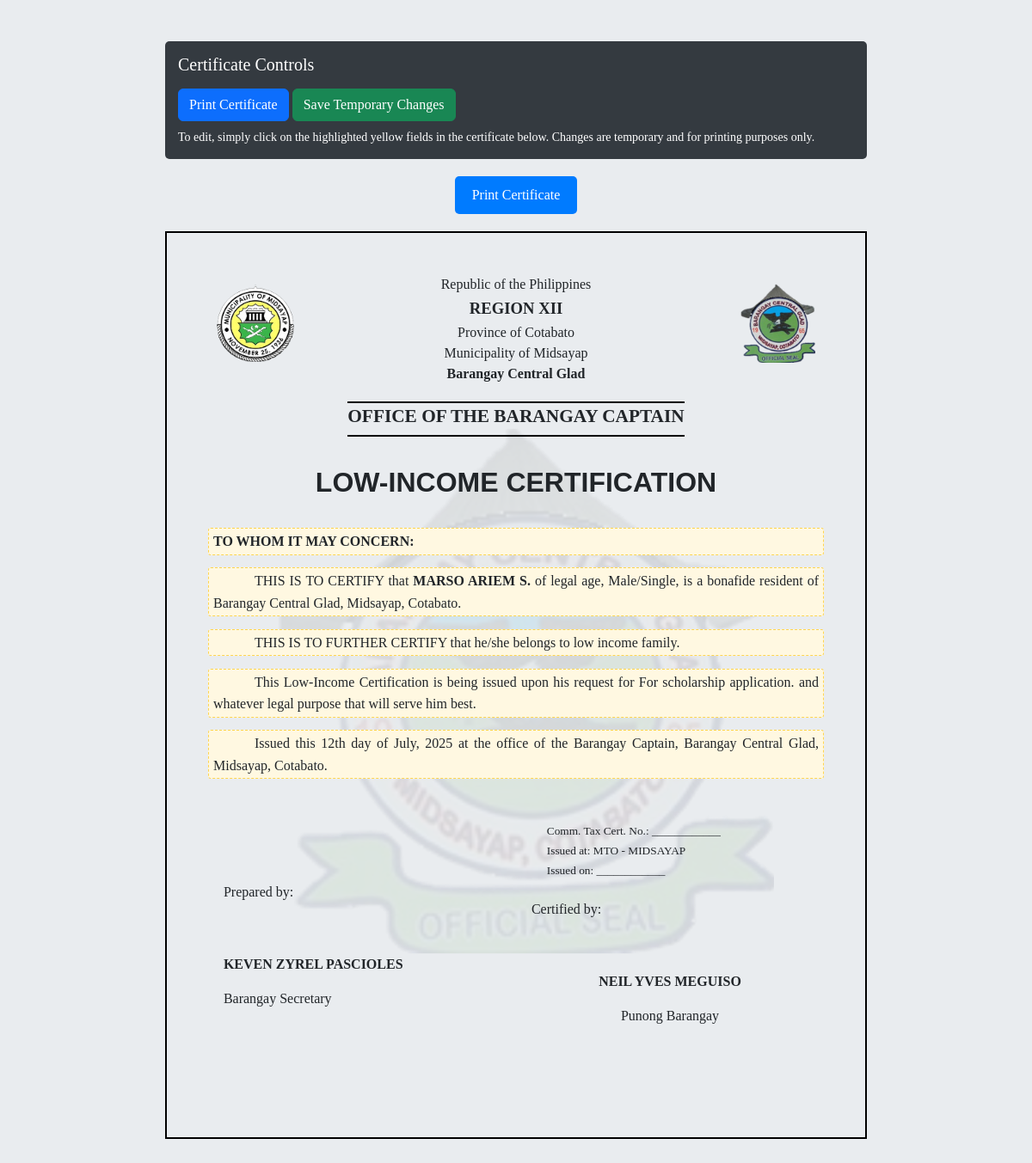
The page /view_certificate.php?id=24 on the database its author committed.
### tables this page shows
CREATE TABLE `issued_certificates` (
  `id` int(11) NOT NULL,
  `resident_id` int(11) NOT NULL,
  `certificate_type_id` int(11) NOT NULL,
  `control_number` varchar(50) NOT NULL,
  `issue_date` date NOT NULL,
  `purpose` text DEFAULT NULL,
  `issuing_official_id` int(11) DEFAULT NULL,
  `fee_paid` decimal(10,2) DEFAULT 0.00,
  `or_number` varchar(50) DEFAULT NULL,
  `remarks` text DEFAULT NULL,
  `created_at` timestamp NOT NULL DEFAULT current_timestamp()
);

CREATE TABLE `residents` (
  `id` int(11) NOT NULL,
  `fullname` varchar(255) DEFAULT NULL,
  `first_name` varchar(100) NOT NULL DEFAULT '',
  `middle_name` varchar(100) DEFAULT NULL,
  `last_name` varchar(100) NOT NULL DEFAULT '',
  `suffix` varchar(20) DEFAULT NULL,
  `gender` enum('Male','Female','Other') NOT NULL,
  `civil_status` varchar(50) NOT NULL DEFAULT 'Single',
  `spouse_name` varchar(255) DEFAULT NULL,
  `birthdate` date DEFAULT NULL,
  `age` int(11) DEFAULT NULL,
  `educational_attainment` enum('No Formal Education','Elementary','Elementary Graduate','High School','High School Graduate','Vocational','College','College Graduate','Post Graduate') DEFAULT NULL,
  `family_planning` enum('Yes','No','Not Applicable') DEFAULT 'Not Applicable',
  `no_maintenance` enum('Yes','No') DEFAULT 'No',
  `water_source` enum('Level 0 - Deepwell','Level 1 - Point Source','Level 2 - Communal Faucet','Level 3 - Individual Connection','Others') DEFAULT NULL,
  `toilet_facility` enum('Water Sealed','Closed Pit','Open Pit','None/No Toilet','Other') DEFAULT NULL,
  `pantawid_4ps` enum('Yes','No') DEFAULT 'No',
  `backyard_gardening` enum('Yes','No') DEFAULT 'No',
  `address` text DEFAULT NULL,
  `contact_number` varchar(20) DEFAULT NULL,
  `email` varchar(100) DEFAULT NULL,
  `status` enum('Active','Deceased','Moved Out','Archived') NOT NULL DEFAULT 'Active',
  `purok_id` int(11) DEFAULT NULL,
  `date_status_changed` date DEFAULT NULL,
  `status_remarks` text DEFAULT NULL,
  `archived_date` datetime DEFAULT NULL,
  `archived_by` varchar(100) DEFAULT NULL,
  `archive_reason` text DEFAULT NULL,
  `registration_date` timestamp NOT NULL DEFAULT current_timestamp(),
  `household_id` int(11) DEFAULT NULL,
  `maintenance_medicine` varchar(50) DEFAULT NULL,
  `other_medicine` varchar(100) DEFAULT NULL,
  `gender_other` varchar(50) DEFAULT NULL
);

### config.php (called while the page is built, shortened)
<?php
function html_escape($text) {
    $text = htmlspecialchars($text, ENT_QUOTES, 'UTF-8');
    $text = str_replace('`', '&#96;', $text);
    return $text;
}
?>

### view_certificate.php (the view, shortened to what this page needs)
<?php
require_once 'config.php';
try {
$issued_certificate_id = (int)$_GET['id'];
$system_settings = [];
$settings_query = "SELECT setting_key, setting_value FROM system_settings";
$settings_result = mysqli_query($link, $settings_query);
if ($settings_result) {
    while ($row = mysqli_fetch_assoc($settings_result)) {
        $system_settings[$row['setting_key']] = $row['setting_value'];
    }
}
$has_business_fields = false;
if ($has_business_fields) {
    $sql = "SELECT
                ic.*,
                r.first_name, r.middle_name, r.last_name, r.suffix, r.civil_status, r.gender,
                p.purok_name,
                ct.name as certificate_type_name, ct.template_file,
                o.fullname as issuing_official_name, o.position as issuing_official_position,
                ic.business_name, ic.operator_manager
            FROM issued_certificates ic
            JOIN residents r ON ic.resident_id = r.id
            JOIN certificate_types ct ON ic.certificate_type_id = ct.id
            LEFT JOIN puroks p ON r.purok_id = p.id
            LEFT JOIN officials o ON ic.issuing_official_id = o.id
            WHERE ic.id = ?";
} else {
    $sql = "SELECT
                ic.*,
                r.first_name, r.middle_name, r.last_name, r.suffix, r.civil_status, r.gender,
                p.purok_name,
                ct.name as certificate_type_name, ct.template_file,
                o.fullname as issuing_official_name, o.position as issuing_official_position
            FROM issued_certificates ic
            JOIN residents r ON ic.resident_id = r.id
            JOIN certificate_types ct ON ic.certificate_type_id = ct.id
            LEFT JOIN puroks p ON r.purok_id = p.id
            LEFT JOIN officials o ON ic.issuing_official_id = o.id
            WHERE ic.id = ?";
}
$stmt = mysqli_prepare($link, $sql);
mysqli_stmt_bind_param($stmt, "i", $issued_certificate_id);
mysqli_stmt_execute($stmt);
$result = mysqli_stmt_get_result($stmt);
$certificate = mysqli_fetch_assoc($result);
if (!$has_business_fields) {
    $certificate['business_name'] = null;
    $certificate['operator_manager'] = null;
}
$punong_barangay_sql = "SELECT fullname FROM officials WHERE position = 'Punong Barangay' OR position = 'Barangay Captain' ORDER BY position = 'Punong Barangay' DESC LIMIT 1";
$punong_barangay_result = mysqli_query($link, $punong_barangay_sql);
$punong_barangay_row = mysqli_fetch_assoc($punong_barangay_result);
$punong_barangay = $punong_barangay_row ? $punong_barangay_row['fullname'] : 'HON. [Punong Barangay Name Not Set]';
$secretary_sql = "SELECT fullname FROM officials WHERE position = 'Barangay Secretary' LIMIT 1";
$secretary_result = mysqli_query($link, $secretary_sql);
$secretary_row = mysqli_fetch_assoc($secretary_result);
$secretary_name = $secretary_row ? $secretary_row['fullname'] : 'EDISON E. CAMACUNA';
$issuing_official_fullname = null;
$issuing_official_position = null;
$resident_name_parts = array_filter([$certificate['first_name'], $certificate['middle_name'], $certificate['last_name'], $certificate['suffix']]);
$resident_fullname = strtoupper(implode(' ', $resident_name_parts));
$full_address = 'Purok ' . ($certificate['purok_name'] ?? '[Purok Not Set]') . ', Barangay Central Glad';
$issue_date = new DateTime($certificate['issue_date']);
$certificate_data = [
    'resident_name'         => $resident_fullname,
    'resident_civil_status' => $certificate['civil_status'] ?? 'N/A',
    'gender'                => $certificate['gender'] ?? 'N/A',
    'resident_address'      => $full_address,
    'day'                   => $issue_date->format('jS'),
    'month'                 => $issue_date->format('F'),
    'year'                  => $issue_date->format('Y'),
    'punong_barangay'       => $punong_barangay,
    'barangay_logo_path'    => $system_settings['barangay_logo_path'] ?? null,
    'municipality_logo_path'=> $system_settings['municipality_logo_path'] ?? null,
    'system_settings'       => $system_settings,
    'purpose' => $certificate['purpose'] ?? 'any legal purpose',
    'or_number' => $certificate['or_number'] ?? null,
    'fee_paid' => $certificate['amount_paid'] ?? null,
    'control_number' => $certificate['control_number'] ?? 'N/A',
    'resident_birthdate' => $certificate['birthdate'] ?? null,
    'issuing_official_fullname' => $issuing_official_fullname ? $issuing_official_fullname : $punong_barangay,
    'issuing_official_position' => $issuing_official_position ? $issuing_official_position : 'Punong Barangay',
    'issue_date' => $certificate['issue_date'],
    'secretary_fullname' => strtoupper($secretary_name),
    'secretary_position' => 'Barangay Secretary',
    'business_name' => $certificate['business_name'] ?? null,
    'operator_manager' => $certificate['operator_manager'] ?? null
];
$template_file_path = 'templates/' . $certificate['template_file'];
?>
<!DOCTYPE html>
<html lang="en">
<head>
    <link rel="stylesheet" href="assets/css/bootstrap.min.css">
</head>
<body>
<div class="container">
    <div class="control-panel no-print">
        <h5 class="mb-3">Certificate Controls</h5>
        <button onclick="window.print();" class="btn btn-primary">Print Certificate</button>
        <button id="saveChangesBtn" class="btn btn-success">Save Temporary Changes</button>
        <small class="d-block mt-2">To edit, simply click on the highlighted yellow fields in the certificate below. Changes are temporary and for printing purposes only.</small>
    </div>
</div>
<?php
include $template_file_path;
?>
</body>
</html>
<?php
} catch (Exception $e) {
    error_log("Certificate View Exception: " . $e->getMessage());
    echo "<div style='background: #f8d7da; color: #721c24; padding: 20px; margin: 20px; border-radius: 5px; border: 1px solid #f5c6cb;'>";
    echo "<h3>Certificate Display Error</h3>";
    echo "<p>An unexpected error occurred while loading the certificate.</p>";
    echo "<p><strong>Error:</strong> " . htmlspecialchars($e->getMessage()) . "</p>";
    echo "<p><a href='manage_certificates.php' class='btn btn-primary'>Back to Certificates</a></p>";
    echo "</div>";
}
?>

### templates/template_low_income.php (shortened to what this page needs)
<!DOCTYPE html>
<html lang="en">
<head>
</head>
<body>
    <div class="print-button-container">
        <button class="print-button" onclick="window.print();">Print Certificate</button>
    </div>
    <div class="certificate-container">
        <div class="header">
            <?php if (!empty($certificate_data['municipality_logo_path']) && file_exists($certificate_data['municipality_logo_path'])): ?>
                <img src="<?php echo html_escape($certificate_data['municipality_logo_path']); ?>" alt="Midsayap Logo" class="logo-left">
            <?php endif; ?>
            <div class="header-text">
                <p>Republic of the Philippines</p>
                <h1>REGION XII</h1>
                <p>Province of Cotabato</p>
                <p>Municipality of Midsayap</p>
                <p><b>Barangay Central Glad</b></p>
            </div>
            <?php if (!empty($certificate_data['barangay_logo_path']) && file_exists($certificate_data['barangay_logo_path'])): ?>
                <img src="<?php echo html_escape($certificate_data['barangay_logo_path']); ?>" alt="Barangay Logo" class="logo-right">
            <?php endif; ?>
            <div class="office-name">
                OFFICE OF THE BARANGAY CAPTAIN
            </div>
        </div>
        <div class="title">
            LOW-INCOME CERTIFICATION
        </div>
        <div class="body-content">
            <p class="salutation underline">TO WHOM IT MAY CONCERN:</p>
            <p style="text-indent: 0.5in;" class="underline">THIS IS TO CERTIFY that <span style="font-weight:bold;"><?php echo html_escape($certificate_data['resident_name']); ?></span> of legal age, <?php echo html_escape($certificate_data['gender']); ?>/<?php echo html_escape($certificate_data['resident_civil_status']); ?>, is a bonafide resident of Barangay Central Glad, Midsayap, Cotabato.</p>
            <p style="text-indent: 0.5in;" class="underline">THIS IS TO FURTHER CERTIFY that he/she belongs to low income family.</p>
            <p style="text-indent: 0.5in;" class="underline">This Low-Income Certification is being issued upon his request for <?php echo html_escape($certificate_data['purpose'] ?? '________________________________'); ?> and whatever legal purpose that will serve him best.</p>
            <p style="text-indent: 0.5in;" class="underline">Issued this <?php echo html_escape($certificate_data['day']); ?> day of <?php echo html_escape($certificate_data['month']); ?>, <?php echo html_escape($certificate_data['year']); ?> at the office of the Barangay Captain, Barangay Central Glad, Midsayap, Cotabato.</p>
        </div>
        <div class="footer-info" contenteditable="true">
            <?php if(!empty($certificate_data['ctc_no'])): ?>
                <p>Comm. Tax Cert. No.: <?php echo html_escape($certificate_data['ctc_no']); ?></p>
            <?php else: ?>
                <p>Comm. Tax Cert. No.: ____________</p>
            <?php endif; ?>
            <?php if(!empty($certificate_data['ctc_issued_at'])): ?>
                <p>Issued at: <?php echo html_escape($certificate_data['ctc_issued_at']); ?></p>
            <?php else: ?>
                <p>Issued at: MTO - MIDSAYAP</p>
            <?php endif; ?>
            <?php if(!empty($certificate_data['ctc_issued_on'])): ?>
                <p>Issued on: <?php echo html_escape(date('m/d/Y', strtotime($certificate_data['ctc_issued_on']))); ?></p>
            <?php else: ?>
                <p>Issued on: ____________</p>
            <?php endif; ?>
        </div>
        <div class="signature-container">
            <div class="signature-block">
                <p contenteditable="true">Prepared by:</p>
                <p contenteditable="true" class="signature-name">
                    <?php echo strtoupper(html_escape($certificate_data['secretary_fullname'] ?? 'EDISON E. CAMACUNA')); ?>
                </p>
                <p contenteditable="true" class="signature-title">
                    <?php echo ucwords(html_escape($certificate_data['secretary_position'] ?? 'Barangay Secretary')); ?>
                </p>
            </div>
            <div class="signature-block certified">
                <p contenteditable="true">Certified by:</p>
                <p contenteditable="true" class="signature-name">
                    <?php echo strtoupper(html_escape($certificate_data['issuing_official_fullname'] ?? 'HON. VERNON E. PAPELERA')); ?>
                </p>
                <p contenteditable="true" class="signature-title">
                    <?php echo ucwords(html_escape($certificate_data['issuing_official_position'] ?? 'Punong Barangay')); ?>
                </p>
            </div>
        </div>
    </div>
</body>
</html>

### view_certificate.php (style rules this page uses)
body { background-color: #e9ecef; }
.control-panel { padding: 15px; background-color: #343a40; color: white; border-radius: 5px; margin: 20px auto; max-width: 8.5in; }
.editable { background-color: #fff8e1; padding: 2px 5px; border-radius: 3px; border: 1px dashed #ffd54f; cursor: pointer; }

### templates/template_low_income.php (style rules this page uses)
body { font-family: 'Times New Roman', Times, serif; margin: 0.5in; font-size: 12pt; }
.certificate-container { border: 2px solid black; padding: 0.5in; width: 100%; max-width: 8.5in; min-height: 11in; margin: auto; position: relative; box-sizing: border-box; }
.header { text-align: center; margin-bottom: 0.2in; }
.header .logo-left { width: 90px; height: auto; position: absolute; top: 0.6in; left: 0.6in; }
.header .logo-right { width: 90px; height: auto; position: absolute; top: 0.6in; right: 0.6in; }
.header-text p { margin: 0; font-size: 12pt; }
.header-text h1 { font-size: 14pt; margin: 5px 0; font-weight: bold; }
.office-name { font-size: 16pt; font-weight: bold; margin-top: 20px; padding-bottom: 5px; border-bottom: 2px solid black; border-top: 2px solid black; display: inline-block; }
.title { text-align: center; font-size: 24pt; font-weight: bold; margin-top: 0.3in; margin-bottom: 0.3in; text-transform: uppercase; font-family: 'Arial Black', Gadget, sans-serif; }
.body-content { text-align: justify; line-height: 1.6; margin-bottom: 0.3in; }
.body-content p { margin: 0.15in 0; }
.salutation { font-weight: bold; margin-bottom: 0.2in; }
.signature-container { display: flex; justify-content: space-around; margin-top: 0.8in; clear: both; }
.signature-block { width: 45%; text-align: left; }
.signature-block.certified { text-align: left; margin-top: 20px; }
.signature-block.certified .signature-name, .signature-block.certified .signature-title { text-align: center; }
.signature-name { font-weight: bold; text-transform: uppercase; margin-top: 60px; }
.footer-info { width: 45%; float: right; margin-top: 0.2in; font-size: 10pt; }
.footer-info p { margin: 3px 0; }
.print-button-container { text-align: center; margin-top: 20px; margin-bottom: 20px; }
.print-button { padding: 10px 20px; font-size: 16px; cursor: pointer; background-color: #007bff; color: white; border: none; border-radius: 5px; }

### rows shown on the page
issued_certificates: resident.gender "Male", resident.civil_status "Single", purpose "For scholarship application."

### other values the page prints
$certificate_data['resident_name'] "MARSO ARIEM S."
$certificate_data['day'] "12th"
$certificate_data['month'] "July"
$certificate_data['year'] "2025"
$certificate_data['secretary_fullname'] "KEVEN ZYREL PASCIOLES"
$certificate_data['secretary_position'] "Barangay Secretary"
$certificate_data['issuing_official_fullname'] "NEIL YVES MEGUISO"
$certificate_data['issuing_official_position'] "Punong Barangay"
